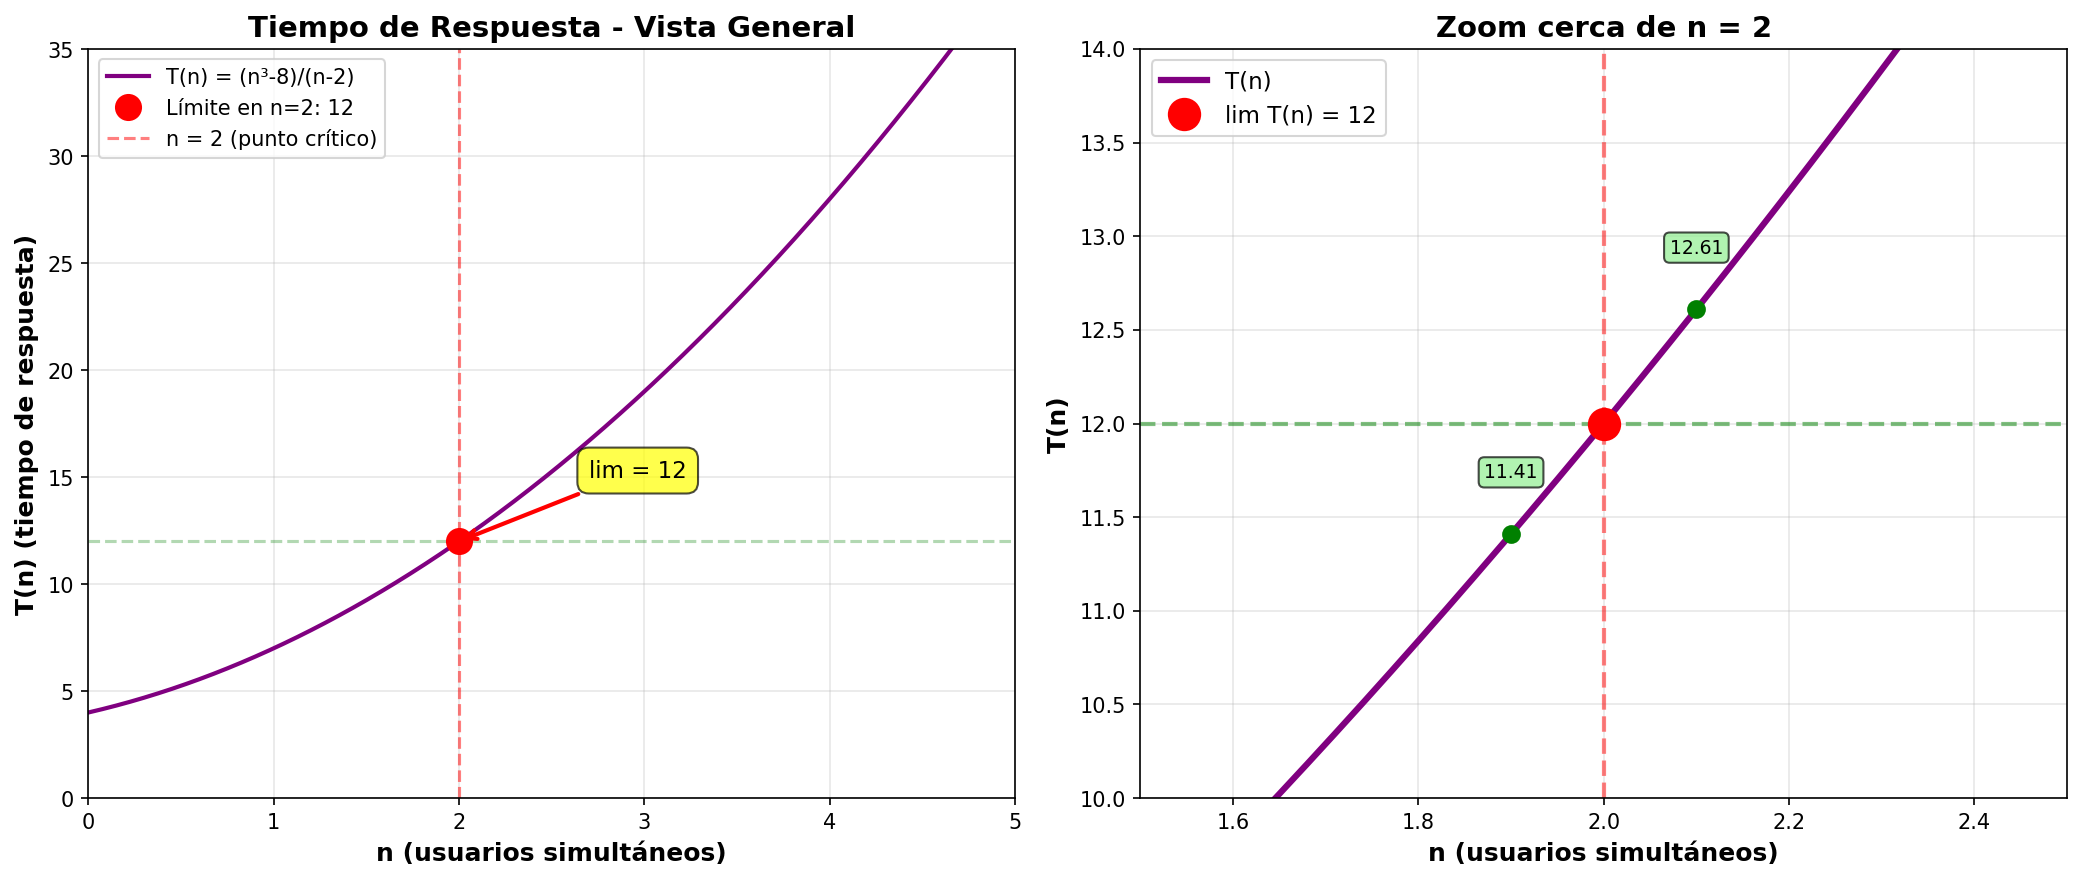

This chart was generated by the following Python code:
import numpy as np
import matplotlib.pyplot as plt
import sympy as sp

print("="*80)
print("PROBLEMA 3: TIEMPO DE RESPUESTA DE APLICACIÓN")
print("="*80)
print("\nFunción: T(n) = (n³ - 8)/(n - 2)")
print("Contexto: Tiempo promedio de respuesta con n usuarios simultáneos")
print("\n" + "-"*80)

# Definir la función
def T(n):
    return (n**3 - 8) / (n - 2)

# ============================================================================
# TAREA 1: Calcular valores cercanos a n = 2
# ============================================================================
print("\n[TAREA 1] Calculando T(n) para valores cercanos a n = 2:")
print("-"*80)

valores_prueba = [1.9, 1.95, 1.99, 1.999, 2.001, 2.01, 2.05, 2.1]
print(f"{'n':^10} | {'T(n)':^15}")
print("-"*30)
for n_val in valores_prueba:
    try:
        resultado = T(n_val)
        print(f"{n_val:^10.4f} | {resultado:^15.6f}")
    except:
        print(f"{n_val:^10.4f} | {'Indefinido':^15}")

# ============================================================================
# TAREA 2: Evaluar directamente en n = 2
# ============================================================================
print("\n[TAREA 2] Evaluación directa en n = 2:")
print("-"*80)
numerador_en_2 = 2**3 - 8
denominador_en_2 = 2 - 2
print(f"Numerador: 2³ - 8 = {numerador_en_2}")
print(f"Denominador: 2 - 2 = {denominador_en_2}")
print(f"Resultado: {numerador_en_2}/{denominador_en_2} = 0/0")
print("\n⚠️  ¡FORMA INDETERMINADA 0/0!")
print("    Necesitamos usar técnicas algebraicas para resolver este límite.")

# ============================================================================
# TAREA 3: Factorización y simplificación
# ============================================================================
print("\n[TAREA 3] Factorización y cálculo del límite:")
print("-"*80)

# Usar SymPy
n = sp.Symbol('n')
numerador = n**3 - 8
denominador = n - 2

print("\n📐 Paso 1: Identificar la forma")
print("   n³ - 8 = n³ - 2³")
print("   Esta es una DIFERENCIA DE CUBOS")

print("\n📐 Paso 2: Aplicar la fórmula")
print("   Fórmula: a³ - b³ = (a - b)(a² + ab + b²)")
print("   Donde: a = n, b = 2")

print("\n📐 Paso 3: Factorizar")
print("   n³ - 2³ = (n - 2)(n² + n·2 + 2²)")
print("   n³ - 8 = (n - 2)(n² + 2n + 4)")

numerador_factorizado = sp.factor(numerador)
print(f"\n   Verificación con SymPy: {numerador_factorizado}")

print("\n📐 Paso 4: Simplificar la fracción")
print("   T(n) = (n - 2)(n² + 2n + 4)")
print("          ─────────────────────")
print("                (n - 2)")
print("\n   Cancelando (n - 2):")
print("   T(n) = n² + 2n + 4  (para n ≠ 2)")

print("\n📐 Paso 5: Calcular el límite")
print("   lim (n→2) T(n) = lim (n→2) (n² + 2n + 4)")
print("   lim (n→2) T(n) = 2² + 2(2) + 4")
print("   lim (n→2) T(n) = 4 + 4 + 4")
print("   lim (n→2) T(n) = 12")

# Verificar con SymPy
limite = sp.limit(numerador/denominador, n, 2)
print(f"\n   ✅ Verificación con SymPy: {limite}")

# ============================================================================
# TAREA 4: Graficar
# ============================================================================
print("\n[TAREA 4] Generando gráfica...")
print("-"*80)

# Crear valores para graficar (evitando n = 2)
n_vals = np.linspace(0, 5, 1000)
n_vals = n_vals[np.abs(n_vals - 2) > 0.01]
T_vals = (n_vals**3 - 8) / (n_vals - 2)

# Crear la figura con dos subplots
fig, (ax1, ax2) = plt.subplots(1, 2, figsize=(14, 6))

# Subplot 1: Vista general
ax1.plot(n_vals, T_vals, 'purple', linewidth=2, label='T(n) = (n³-8)/(n-2)')
ax1.plot(2, 12, 'ro', markersize=12, label=f'Límite en n=2: {limite}', zorder=5)
ax1.axvline(x=2, color='red', linestyle='--', alpha=0.5, linewidth=1.5, label='n = 2 (punto crítico)')
ax1.axhline(y=12, color='green', linestyle='--', alpha=0.3, linewidth=1.5)
ax1.grid(True, alpha=0.3)
ax1.set_xlabel('n (usuarios simultáneos)', fontsize=12, fontweight='bold')
ax1.set_ylabel('T(n) (tiempo de respuesta)', fontsize=12, fontweight='bold')
ax1.set_title('Tiempo de Respuesta - Vista General', fontsize=14, fontweight='bold')
ax1.legend(fontsize=10, loc='upper left')
ax1.set_xlim(0, 5)
ax1.set_ylim(0, 35)

# Anotar el punto límite
ax1.annotate(f'lim = {limite}',
            xy=(2, 12),
            xytext=(2.7, 15),
            fontsize=11,
            bbox=dict(boxstyle='round,pad=0.5', facecolor='yellow', alpha=0.7),
            arrowprops=dict(arrowstyle='->', connectionstyle='arc3,rad=0', color='red', lw=2))

# Subplot 2: Zoom cerca de n = 2
n_zoom = np.linspace(1.5, 2.5, 500)
n_zoom = n_zoom[np.abs(n_zoom - 2) > 0.001]
T_zoom = (n_zoom**3 - 8) / (n_zoom - 2)

ax2.plot(n_zoom, T_zoom, 'purple', linewidth=3, label='T(n)')
ax2.plot(2, 12, 'ro', markersize=15, label=f'lim T(n) = {limite}', zorder=5)
ax2.axvline(x=2, color='red', linestyle='--', alpha=0.5, linewidth=2)
ax2.axhline(y=12, color='green', linestyle='--', alpha=0.5, linewidth=2)
ax2.grid(True, alpha=0.3)
ax2.set_xlabel('n (usuarios simultáneos)', fontsize=12, fontweight='bold')
ax2.set_ylabel('T(n)', fontsize=12, fontweight='bold')
ax2.set_title('Zoom cerca de n = 2', fontsize=14, fontweight='bold')
ax2.legend(fontsize=11)
ax2.set_xlim(1.5, 2.5)
ax2.set_ylim(10, 14)

# Anotar valores cercanos
for n_test in [1.9, 2.1]:
    t_test = T(n_test)
    ax2.plot(n_test, t_test, 'go', markersize=8, zorder=4)
    ax2.text(n_test, t_test + 0.3, f'{t_test:.2f}',
            ha='center', fontsize=9,
            bbox=dict(boxstyle='round,pad=0.3', facecolor='lightgreen', alpha=0.7))

plt.tight_layout()
plt.savefig('problema3_tiempo_respuesta.png', dpi=150, bbox_inches='tight')
print("✅ Gráfica guardada como: problema3_tiempo_respuesta.png")
plt.show()

# ============================================================================
# TAREA 5: Interpretación
# ============================================================================
print("\n[TAREA 5] Interpretación del resultado:")
print("-"*80)
print(f"✓ El límite cuando n → 2 es {limite} unidades de tiempo.")
print()
print("✓ SIGNIFICADO PRÁCTICO:")
print("  - Aunque la función T(n) no está definida EXACTAMENTE con 2 usuarios,")
print("  - El tiempo de respuesta se aproxima a 12 unidades")
print("    cuando el número de usuarios se acerca a 2.")
print()
print("✓ CONCLUSIÓN:")
print("  - Con 2 usuarios simultáneos, el tiempo esperado es 12 unidades")
print("  - Este valor es importante para estimar el rendimiento de la aplicación")
print("  - Ayuda a planificar recursos y optimizar la experiencia del usuario")

print("\n" + "="*80)
print("✅ PROBLEMA 3 COMPLETADO")
print("="*80)
